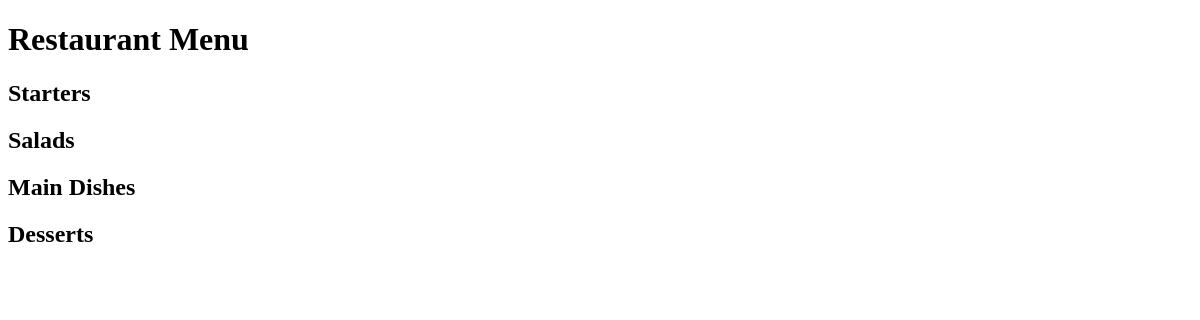
Before: / with the older database file.
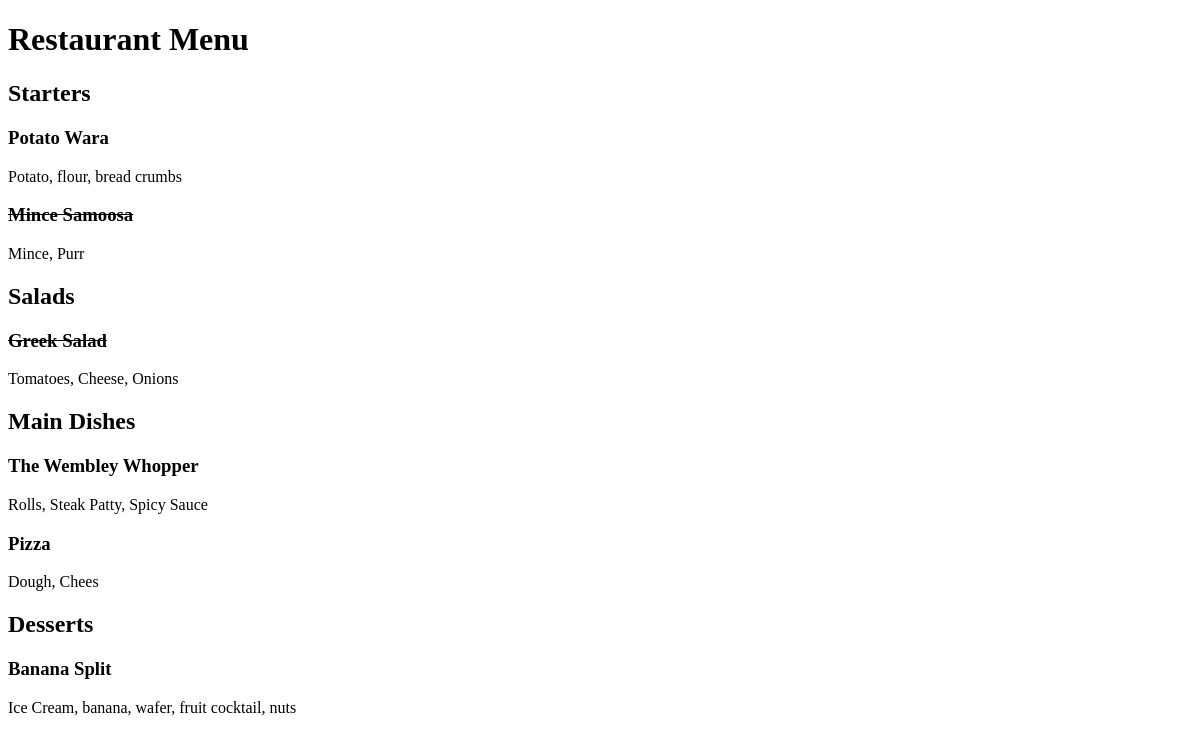
After: the same page with the newer database file.
### restaurant_menu/models.py (models this page shows)
class Item(models.Model):
    meal = models.CharField(max_length=1000, unique=True)
    description = models.CharField(max_length=2000)
    price = models.DecimalField(max_digits=10, decimal_places=2)
    meal_type = models.CharField(max_length=200, choices=MEAL_TYPE)
    author = models.ForeignKey(User, on_delete=models.PROTECT)
    status = models.IntegerField(choices=STATUS, default=1)
    date_created = models.DateTimeField(auto_now_add=True)
    date_updated = models.DateTimeField(auto_now=True)

### restaurant_menu/views.py (the view)
# urls.py: path('', views.MenuList.as_view(), name='home')
class MenuList(generic.ListView):
    queryset = Item.objects.order_by("-date_created")
    template_name = "index.html"
    def get_context_data(self, **kwargs):
        context = super().get_context_data(**kwargs)
        context["meals"] = MEAL_TYPE
        return context

### restaurant_menu/templates/index.html (shortened to what this page needs)
<!DOCTYPE html>
<html lang="en">
  <head>
  </head>
  <body>
    <h1>Restaurant Menu</h1>
    {% for meal in meals %}
    <h2>{{ meal.1 }}</h2>
        {% for row in item_list %}
            {% if row.meal_type == meal.0 %}
                {% if row.status == 0 %}
                    <h3><del>{{ row.meal }}</del></h3>
                    <p>{{ row.description }}</p>
                {% else %}
                <h3>{{ row.meal }}</h3>
                <p>{{ row.description }}</p>
                {% endif %}
            {% endif %}
        {% endfor %}
    {% endfor %}
  </body>
</html>

Changed rows visible on the page:
added Item: meal "Potato Wara", description "Potato, flour, bread crumbs", shown under "Starters"
added Item: meal "Mince Samoosa", description "Mince, Purr", shown under "Starters"
added Item: meal "Greek Salad", description "Tomatoes, Cheese, Onions", shown under "Salads"
added Item: meal "The Wembley Whopper", description "Rolls, Steak Patty, Spicy Sauce", shown under "Main Dishes"
added Item: meal "Pizza", description "Dough, Chees", shown under "Main Dishes"
added Item: meal "Banana Split", description "Ice Cream, banana, wafer, fruit cocktail, nuts", shown under "Desserts"
